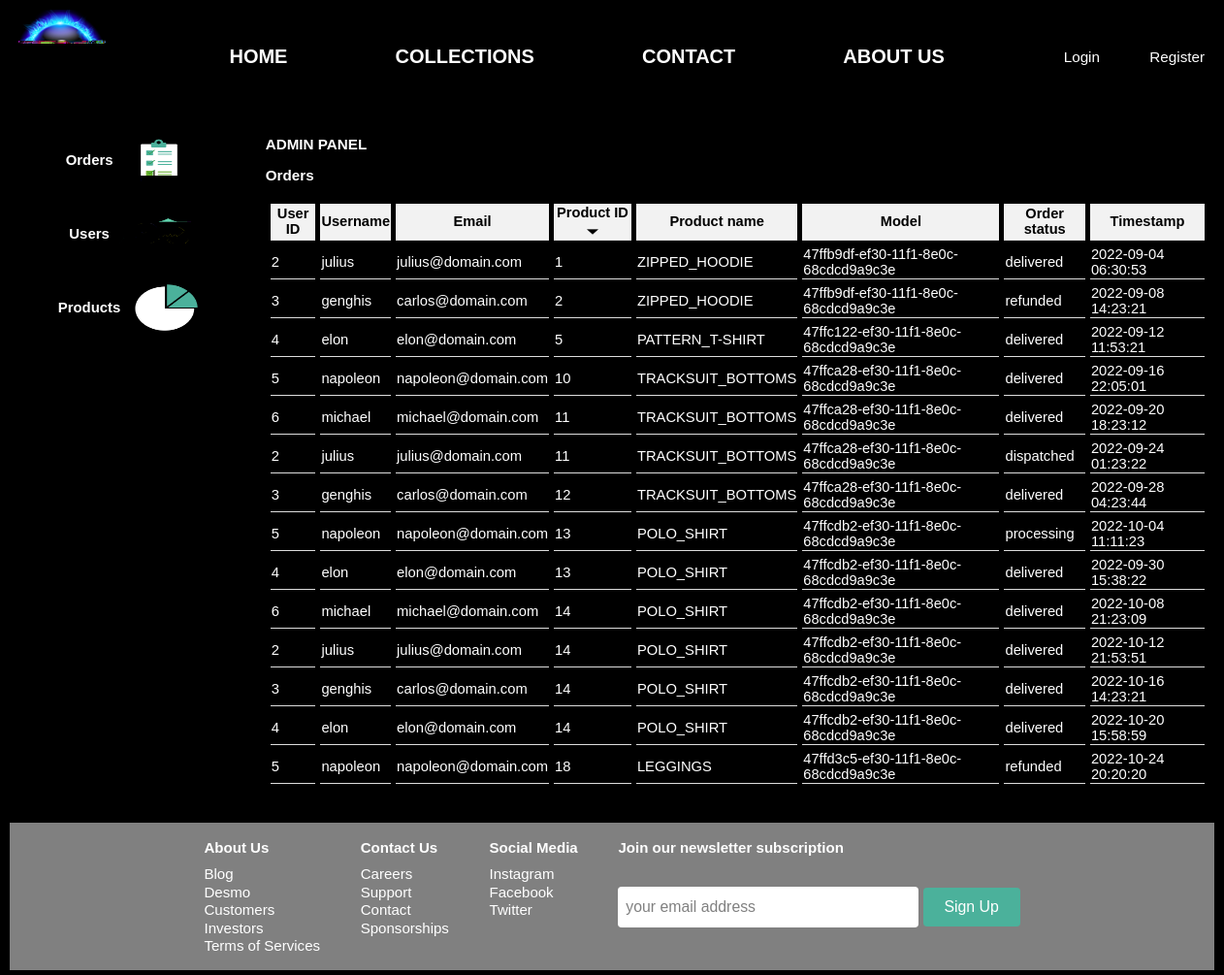
The page /admin/admin.php?admin_tab=orders&orders_sort=pid (signed in) on the database its author committed.
### tables this page shows
CREATE TABLE orders (
    tid SMALLINT UNSIGNED NOT NULL AUTO_INCREMENT,       
    uid SMALLINT UNSIGNED NOT NULL,
    pid SMALLINT UNSIGNED NOT NULL,
    status VARCHAR(32) DEFAULT "processing",             
    date_time DATETIME DEFAULT NOW(),
    PRIMARY KEY(tid)
);

CREATE TABLE users (
    uid SMALLINT UNSIGNED NOT NULL AUTO_INCREMENT,
    forename VARCHAR(64),
    surname VARCHAR(64),
    username VARCHAR(16) NOT NULL,
    email VARCHAR(64) NOT NULL,
    password TINYTEXT NOT NULL,
    privileges BOOLEAN DEFAULT FALSE,
    banned BOOLEAN DEFAULT FALSE,
    timeout_stamp INT,
    timeout_duration INT,
    PRIMARY KEY(uid)
);

CREATE TABLE products (
    pid SMALLINT UNSIGNED NOT NULL AUTO_INCREMENT,
    model VARCHAR(48) NOT NULL,
    name VARCHAR(128) NOT NULL,
    category VARCHAR(32) NOT NULL,
    color VARCHAR(32),
    size CHAR(3) NOT NULL,                               
    gender CHAR(1) NOT NULL,                             
    price DOUBLE NOT NULL,
    stock INT DEFAULT 0,
    views INT DEFAULT 0,
    bought_all_time BIGINT DEFAULT 0,
    avg_rating DOUBLE DEFAULT 0,
    description TEXT,
    date_time DATETIME DEFAULT NOW(),
    PRIMARY KEY(pid)
);

### admin/scripts/orders.php (the view, shortened to what this page needs)
<?php
    $query = "SELECT orders.uid, users.username, users.email, orders.pid, products.name, products.model, products.size, orders.status, orders.date_time FROM orders INNER JOIN users ON orders.uid = users.uid INNER JOIN products ON orders.pid = products.pid ORDER BY ";
    if(!isset($_GET['orders_sort']))
        $query .=  "orders.date_time DESC";
    else
    {
        switch($_SESSION['admin']['sort_selected'])
        {
            case "pid":
                $query .=  "orders.pid";
                break;
        }
        if(isset($_SESSION['admin']['sort_state']))
        {
            $query .= ($_SESSION['admin']['sort_state'] ? " DESC" : " ASC");
        }
    }
    $sth = $db->prepare($query);
    $sth->execute();
    $orders = $sth->fetchAll();
    echo "<table><tr>";
    $headings = array("User ID", "Username", "Email", "Product ID", "Product name", "Model", "Order status", "Timestamp");
    $columns = array("uid", "username", "email", "pid", "name", "model", "status", "timestamp");
    for($i=0;$i<count($headings);$i++)
    {
        echo "<th><a href=\"admin.php?admin_tab=orders&orders_sort=" . $columns[$i] . "\">" . $headings[$i];
        if(isset($_SESSION['admin']['sort_selected']))
        {
            if($_SESSION['admin']['sort_selected'] == $columns[$i])
            {
                if(isset($_SESSION['admin']['sort_state']))
                {
                    echo "<img class=\"sort-sym\" src=\"img/";
                    echo ($_SESSION['admin']['sort_state'] ? "sorting-arrow-down.png" : "sorting-arrow-up.png");
                    echo "\">";
                }
            }
        }
        echo "</a></th>";
    }
    echo "</tr>";
    foreach($orders as $tmp)
    {
            echo "<td>" . $tmp['uid'] . "</td>";
            echo "<td>" . $tmp['username'] . "</td>";
            echo "<td>" . $tmp['email'] . "</td>";
            echo "<td>" . $tmp['pid'] . "</td>";
            echo "<td>" . $tmp['name'] . "</td>";
            echo "<td><a href=\"/product/product.php?model=" . $tmp['model'] . "&size=" . $tmp['size'] . "\">" . $tmp['model'] . "</a></td>";
            echo "<td>" . $tmp['status'] . "</td>";
            echo "<td>" . $tmp['date_time'] . "</td>";
    }
    echo "</table>";
?>

### admin/admin.css (style rules this page uses)
body { margin: 0px; padding: 0px; }
* { background-color: black; color: white; font-family: sans-serif; font-size: 99%; }
a { color: white; text-decoration: none; }
table { border-spacing: 5px; table-layout: auto; width: 100%; }
th, td { border-bottom: 1px solid #ddd; }
th { background-color: #f2f2f2; color: black; }
th a,img { color: black; text-decoration: none; background-color: transparent; }
.sort-sym { width: 16px; height: 16px; }

### rows shown on the page
orders: uid "2", uid.username "julius", uid.email "julius@domain.com", pid "1", pid.name "ZIPPED_HOODIE", pid.model "47ffb9df-ef30-11f1-8e0c-68cdcd9a9c3e", status "delivered", date_time "2022-09-04 06:30:53"
orders: uid "3", uid.username "genghis", uid.email "carlos@domain.com", pid "2", pid.name "ZIPPED_HOODIE", pid.model "47ffb9df-ef30-11f1-8e0c-68cdcd9a9c3e", status "refunded", date_time "2022-09-08 14:23:21"
orders: uid "4", uid.username "elon", uid.email "elon@domain.com", pid "5", pid.name "PATTERN_T-SHIRT", pid.model "47ffc122-ef30-11f1-8e0c-68cdcd9a9c3e", status "delivered", date_time "2022-09-12 11:53:21"
orders: uid "5", uid.username "napoleon", uid.email "napoleon@domain.com", pid "10", pid.name "TRACKSUIT_BOTTOMS", pid.model "47ffca28-ef30-11f1-8e0c-68cdcd9a9c3e", status "delivered", date_time "2022-09-16 22:05:01"
orders: uid "6", uid.username "michael", uid.email "michael@domain.com", pid "11", pid.name "TRACKSUIT_BOTTOMS", pid.model "47ffca28-ef30-11f1-8e0c-68cdcd9a9c3e", status "delivered", date_time "2022-09-20 18:23:12"
orders: uid "2", uid.username "julius", uid.email "julius@domain.com", pid "11", pid.name "TRACKSUIT_BOTTOMS", pid.model "47ffca28-ef30-11f1-8e0c-68cdcd9a9c3e", status "dispatched", date_time "2022-09-24 01:23:22"
orders: uid "3", uid.username "genghis", uid.email "carlos@domain.com", pid "12", pid.name "TRACKSUIT_BOTTOMS", pid.model "47ffca28-ef30-11f1-8e0c-68cdcd9a9c3e", status "delivered", date_time "2022-09-28 04:23:44"
orders: uid "5", uid.username "napoleon", uid.email "napoleon@domain.com", pid "13", pid.name "POLO_SHIRT", pid.model "47ffcdb2-ef30-11f1-8e0c-68cdcd9a9c3e", status "processing", date_time "2022-10-04 11:11:23"
orders: uid "4", uid.username "elon", uid.email "elon@domain.com", pid "13", pid.name "POLO_SHIRT", pid.model "47ffcdb2-ef30-11f1-8e0c-68cdcd9a9c3e", status "delivered", date_time "2022-09-30 15:38:22"
orders: uid "6", uid.username "michael", uid.email "michael@domain.com", pid "14", pid.name "POLO_SHIRT", pid.model "47ffcdb2-ef30-11f1-8e0c-68cdcd9a9c3e", status "delivered", date_time "2022-10-08 21:23:09"
orders: uid "2", uid.username "julius", uid.email "julius@domain.com", pid "14", pid.name "POLO_SHIRT", pid.model "47ffcdb2-ef30-11f1-8e0c-68cdcd9a9c3e", status "delivered", date_time "2022-10-12 21:53:51"
orders: uid "3", uid.username "genghis", uid.email "carlos@domain.com", pid "14", pid.name "POLO_SHIRT", pid.model "47ffcdb2-ef30-11f1-8e0c-68cdcd9a9c3e", status "delivered", date_time "2022-10-16 14:23:21"
orders: uid "4", uid.username "elon", uid.email "elon@domain.com", pid "14", pid.name "POLO_SHIRT", pid.model "47ffcdb2-ef30-11f1-8e0c-68cdcd9a9c3e", status "delivered", date_time "2022-10-20 15:58:59"
orders: uid "5", uid.username "napoleon", uid.email "napoleon@domain.com", pid "18", pid.name "LEGGINGS", pid.model "47ffd3c5-ef30-11f1-8e0c-68cdcd9a9c3e", status "refunded", date_time "2022-10-24 20:20:20"

### other values the page prints
$_SESSION['admin']['tab_selected'] "Orders"
$headings[$i] "User ID"
$headings[$i] "Username"
$headings[$i] "Email"
$headings[$i] "Product ID"
$headings[$i] "Product name"
$headings[$i] "Model"
$headings[$i] "Order status"
$headings[$i] "Timestamp"
